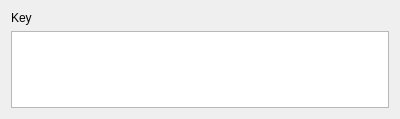
<?xml version="1.0" encoding="UTF-8"?>
<ui version="4.0">
 <class>Form</class>
 <widget class="QWidget" name="Form">
  <property name="geometry">
   <rect>
    <x>0</x>
    <y>0</y>
    <width>400</width>
    <height>119</height>
   </rect>
  </property>
  <property name="windowTitle">
   <string>Form</string>
  </property>
  <layout class="QVBoxLayout" name="verticalLayout">
   <item>
    <widget class="QLabel" name="label_key">
     <property name="sizePolicy">
      <sizepolicy hsizetype="Preferred" vsizetype="Fixed">
       <horstretch>0</horstretch>
       <verstretch>0</verstretch>
      </sizepolicy>
     </property>
     <property name="text">
      <string>Key</string>
     </property>
    </widget>
   </item>
   <item>
    <widget class="FocusTextEdit" name="value_field"/>
   </item>
  </layout>
 </widget>
 <customwidgets>
  <customwidget>
   <class>FocusTextEdit</class>
   <extends>QTextEdit</extends>
   <header>widgets</header>
  </customwidget>
 </customwidgets>
 <resources/>
 <connections/>
</ui>
